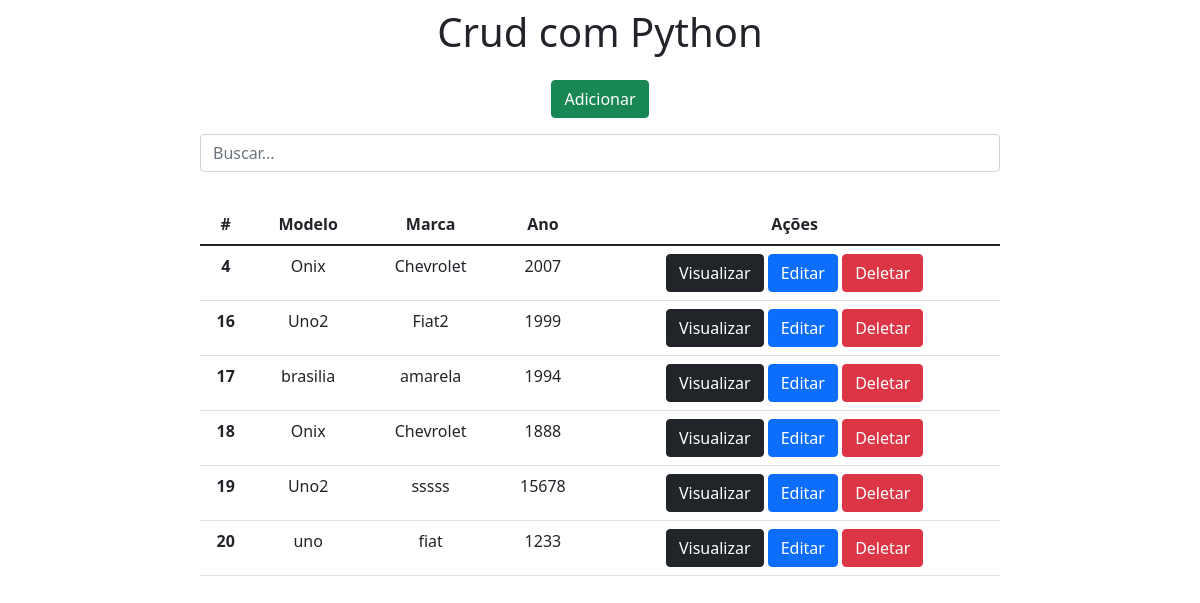
The page / on the database its author committed.
### app2/models.py (models this page shows)
class Carros(models.Model):
    modelo = models.CharField(max_length=150)
    marca = models.CharField(max_length=100)
    ano = models.IntegerField()

### app2/views.py (the view)
# urls.py: 2. Add a URL to urlpatterns:  path('', views.home, name='home')
def home(request):
    data = {}
    search = request.GET.get('search')
    if search:
        data['db'] = Carros.objects.filter(modelo__icontains=search)
    else:
        data['db'] = Carros.objects.all()
    return render(request, 'index.html', data)

### app2/template/index.html (shortened to what this page needs)
<!DOCTYPE html>
<html lang="pt-br">
<head>
    <link href="https://cdn.jsdelivr.net/npm/bootstrap@5.1.3/dist/css/bootstrap.min.css" rel="stylesheet">
</head>
<body>
    <div class="col-8 m-auto pt-2 pb-2 text-center">
        <h1>Crud com Python</h1>
    </div>
    <div class="col-8 m-auto pt-2 pb-2 text-center">
        <a href="/form" class="btn btn-success">Adicionar</a>
    </div>
    <div class="col-8 m-auto pt-2 pb-2 text-center">
        <form method="get">
            <input type="text" id="search" name="search" class="form-control" placeholder="Buscar...">
        </form>
    </div>
    <div class="col-8 m-auto pt-4 pb-3 text-center">
    <table class="table">
  <thead class="thead-dark">
    <tr>
      <th scope="col">#</th>
      <th scope="col">Modelo</th>
      <th scope="col">Marca</th>
      <th scope="col">Ano</th>
      <th scope="col">Ações</th>
    </tr>
  </thead>
  <tbody>
  {% for dbs in db %}
    <tr>
      <th> {{dbs.id}}</th>
      <td>{{dbs.modelo}}</td>
      <td>{{dbs.marca}}</td>
      <td>{{dbs.ano}}</td>
      <td>
          <a href="/view/{{dbs.id}}/" class="btn btn-dark">Visualizar</a>
          <a href="/edit/{{dbs.id}}/" class="btn btn-primary">Editar</a>
          <a href="/delete/{{dbs.id}}/" class="btn btn-danger btnDel">Deletar</a>
      </td>
    </tr>
  {% endfor %}
  </tbody>
</table>
    </div>
    {% load static %}
</body>
</html>

### rows shown on the page
Carros: id "4", modelo "Onix", marca "Chevrolet", ano "2007"
Carros: id "16", modelo "Uno2", marca "Fiat2", ano "1999"
Carros: id "17", modelo "brasilia", marca "amarela", ano "1994"
Carros: id "18", modelo "Onix", marca "Chevrolet", ano "1888"
Carros: id "19", modelo "Uno2", marca "sssss", ano "15678"
Carros: id "20", modelo "uno", marca "fiat", ano "1233"
